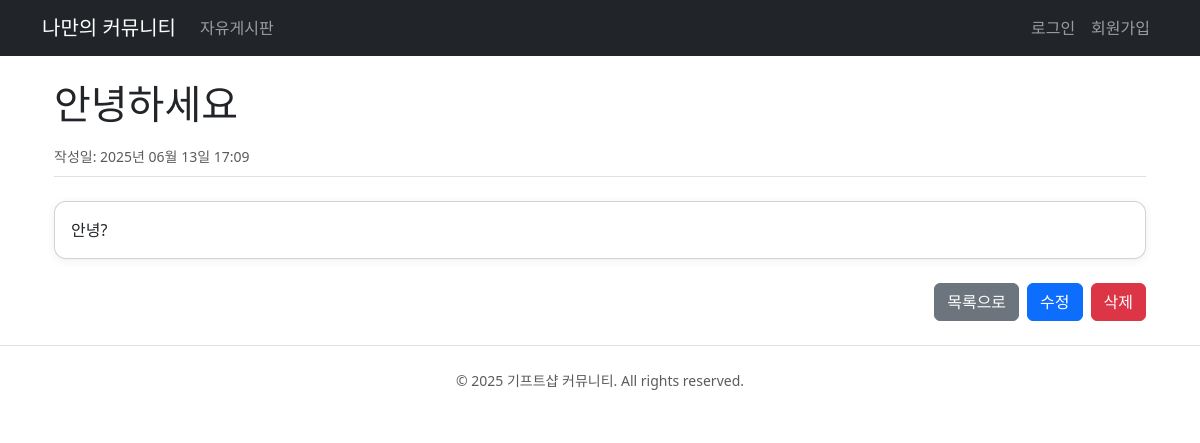
/post/1/, run on an earlier commit of the app's database.
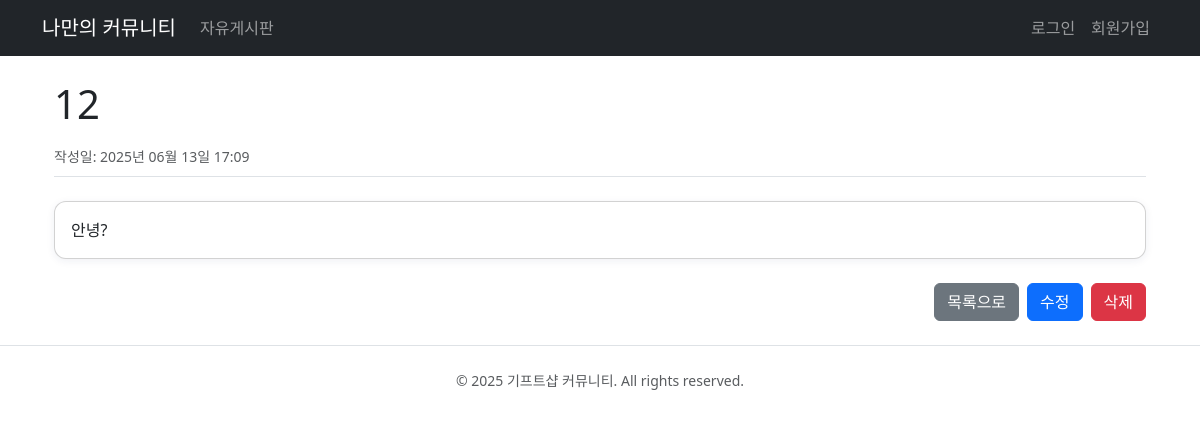
And on a later commit of the database.
### posts/models.py (models this page shows, shortened)
class Post(models.Model):
    category = models.ForeignKey(Category, on_delete=models.CASCADE, null=True)
    title = models.CharField(max_length=50)
    content = models.TextField()
    created_at = models.DateTimeField(auto_now_add=True)

### posts/views.py (the view)
# urls.py: path('post/<int:pk>/', views.post_detail, name='post_detail'),
def post_detail(request, pk):
    post = get_object_or_404(Post, pk=pk)
    return render(request, 'posts/post_detail.html', {'post': post})

### posts/templates/posts/post_detail.html
{% extends 'base.html' %}
{% block content %}
<div class="container my-4">
    <h1 class="mb-3">{{ post.title }}</h1>
    <div class="mb-3 border-bottom pb-2">
        <small class="text-muted">작성일: {{ post.created_at|date:"Y년 m월 d일 H:i" }}</small>
    </div>
    <div class="card my-4">
        <div class="card-body">
            <p class="card-text">{{ post.content|safe }}</p>
        </div>
    </div>
    <div class="d-flex justify-content-end gap-2">
        <a href="/" class="btn btn-secondary">목록으로</a>
        <a href="{% url 'post_edit' post.pk %}" class="btn btn-primary">수정</a>
        <a href="{% url 'post_delete' post.pk %}" class="btn btn-danger">삭제</a>
    </div>
</div>
{% endblock %}

### posts/templates/base.html (shortened to what this page needs)
<!DOCTYPE html>
<html lang="ko">
<head>
    <link href="https://cdn.jsdelivr.net/npm/bootstrap@5.3.3/dist/css/bootstrap.min.css" rel="stylesheet">
</head>
<body>
    <nav class="navbar navbar-expand-lg navbar-dark bg-dark">
        <div class="container">
            <a class="navbar-brand" href="/">나만의 커뮤니티</a>
            <div class="collapse navbar-collapse" id="navbarNav">
                <ul class="navbar-nav me-auto">
                    <li class="nav-item">
                        <a class="nav-link" href="/posts/">자유게시판</a>
                    </li>
                </ul>
                <ul class="navbar-nav">
                    {% if user.is_authenticated %}
                        <li class="nav-item">
                            <span class="nav-link">환영합니다, {{ user.username }}님!</span>
                        </li>
                        <li class="nav-item">
                            <form action="{% url 'logout' %}" method="post" style="display:inline;">
                                {% csrf_token %}
                                <button type="submit" class="nav-link btn btn-link" style="padding:0;">로그아웃</button>
                            </form>
                        </li>
                    {% else %}
                        <li class="nav-item">
                            <a class="nav-link" href="{% url 'login' %}">로그인</a>
                        </li>
                        <li class="nav-item">
                            <a class="nav-link" href="{% url 'signup' %}">회원가입</a>
                        </li>
                    {% endif %}
                </ul>
            </div>
        </div>
    </nav>
    <div class="container my-3">
        {% block content %}
        {% endblock %}
    </div>
    <footer class="text-center text-muted py-4 border-top small">
        © 2025 기프트샵 커뮤니티. All rights reserved.
    </footer>
</body>
</html>

### posts/templates/base.html (style rules this page uses)
body { background: #fff; }
.card { border-radius: 12px; box-shadow: 0 2px 8px rgba(30,40,100,0.07); }

What changed in the data, as far as the page shows it:
changed Post "안녕?": title "안녕하세요" → "12"
